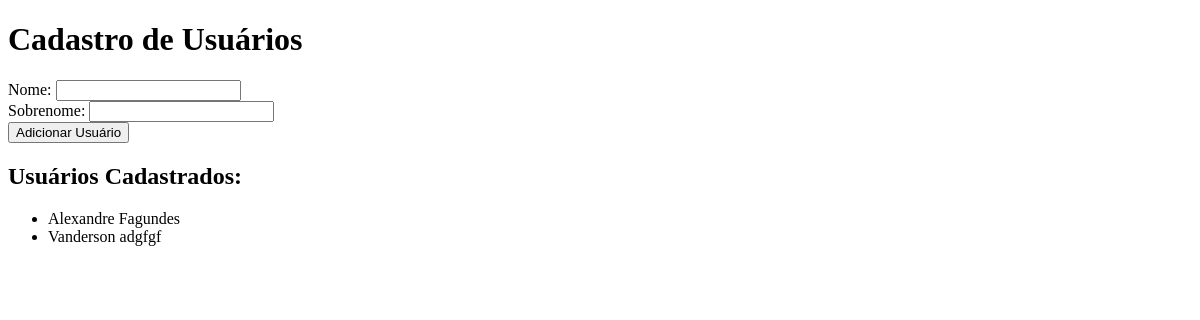
Before: / with the older database file.
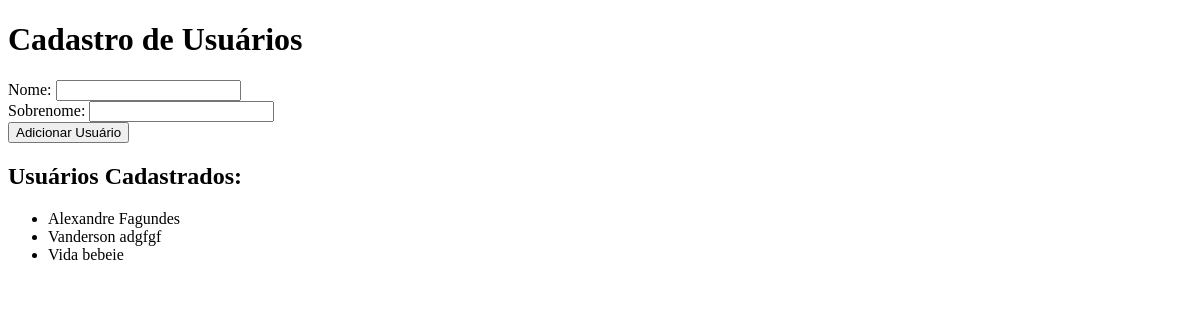
After: the same page with the newer database file.
### tables this page shows
CREATE TABLE usuarios (id INTEGER PRIMARY KEY AUTOINCREMENT, nome TEXT, sobrenome TEXT);

### app.py (the view, shortened to what this page needs)
@app.route('/', methods=['GET', 'POST'])
def index():
    conn = get_db_connection()
    usuarios = conn.execute('SELECT * FROM usuarios').fetchall()
    conn.close()
    return render_template('test3.html', usuarios=usuarios)

### app.py (called while the page is built)
def get_db_connection():
    conn = sqlite3.connect('database.db')
    conn.row_factory = sqlite3.Row
    return conn

### templates/test3.html (shortened to what this page needs)
<!DOCTYPE html>
<html lang="pt-BR">
<head>
</head>
<body>
    <h1>Cadastro de Usuários</h1>
    <form method="POST">
        <label for="nome">Nome:</label>
        <input type="text" id="nome" name="nome" required>
        <br>
        <label for="sobrenome">Sobrenome:</label>
        <input type="text" id="sobrenome" name="sobrenome" required>
        <br>
        <button type="submit">Adicionar Usuário</button>
    </form>
    <h2>Usuários Cadastrados:</h2>
    <ul>
        {% for usuario in usuarios %}
            <li>{{ usuario.nome }} {{ usuario.sobrenome }}</li>
        {% endfor %}
    </ul>
</body>
</html>

Changed rows visible on the page:
added usuarios: nome "Vida", sobrenome "bebeie"
